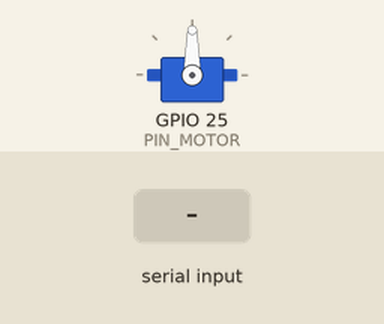
Bench run of a sketch on a simulated ESP32. Shown: servo. The inputs (shaded band) are chosen by the test bench. Nothing arrives over Bluetooth unless stated.

Above: at 4.2 s.
4.3 s: "1" received over the second serial link
At 5.4 s:
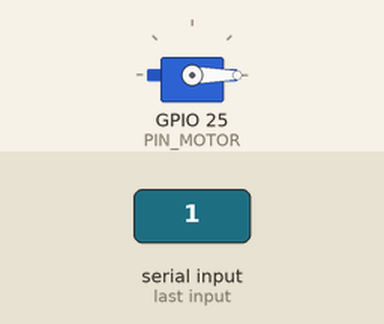
At 10.0 s:
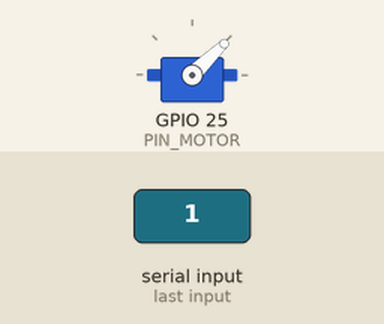
Timing chart, 0 to 20.8 s (numbered marks = the images above; inputs shaded):
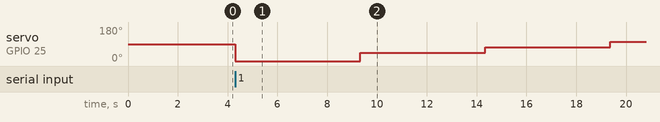

The sketch:

ControlMotor.ino
```cpp
#include <ESP32Servo.h>
#include "BluetoothSerial.h"

//BLUETOOTH
#if !defined(CONFIG_BT_ENABLED) || !defined(CONFIG_BLUEDROID_ENABLED)
#error Bluetooth is not enabled! Please run `make menuconfig` to and enable it
#endif
//CONSTANTES
#define PIN_MOTOR 25
#define NIVEL_MOTOR_PARADO 0
#define NIVEL_MOTOR_BAJO 1000
#define NIVEL_MOTOR_MEDIOBAJO 1300
#define NIVEL_MOTOR_MEDIOALTO 1600
#define NIVEL_MOTOR_ALTO 1800
#define DELAY_GIRO_MOTORES 5000
//VARIABLES
bool sentido = 0;

enum velocidad{
  MOTOR_PARADO,
  MOTOR_VELOCIDAD_BAJA,
  MOTOR_VELOCIDAD_MEDIABAJA,
  MOTOR_VELOCIDAD_MEDIAALTA,
  MOTOR_VELOCIDAD_ALTA
};
int velocidad = MOTOR_PARADO;
//INSTANCIAMOS OBJETOS
BluetoothSerial SerialBT;
Servo esc;  // Objeto del Servo para controlar el ESC

void setup() {
  Serial.begin(115200);     // Inicializa la comunicación serial a 9600 bps
  esc.attach(PIN_MOTOR);  // Inicializa el servo en el pin correspondiente
  SerialBT.begin("ESP32test"); //Bluetooth device name
  delay(3000);
  SerialBT.println("The device started, now you can pair it with bluetooth!");
}

void loop() {
if(SerialBT.available()){
 switch (velocidad){
    case MOTOR_PARADO:{
      esc.writeMicroseconds(NIVEL_MOTOR_PARADO);
      SerialBT.print("VELOCIDAD: ");
      SerialBT.println(velocidad);
      delay(DELAY_GIRO_MOTORES);
      if (sentido == 1)
      {
        esc.writeMicroseconds(NIVEL_MOTOR_PARADO);
        SerialBT.println("VELOCIDAD FIN ");
        break;
      }
      else velocidad = MOTOR_VELOCIDAD_BAJA;
      break;
      }
    case MOTOR_VELOCIDAD_BAJA:{
      esc.writeMicroseconds(NIVEL_MOTOR_BAJO);
      SerialBT.print("VELOCIDAD: ");
      SerialBT.println(velocidad);
      delay(DELAY_GIRO_MOTORES);
      if (sentido == 1) velocidad = MOTOR_PARADO;
      else velocidad = MOTOR_VELOCIDAD_MEDIABAJA;
      break;
      }
    case MOTOR_VELOCIDAD_MEDIABAJA:{
      esc.writeMicroseconds(NIVEL_MOTOR_MEDIOBAJO);
      SerialBT.print("VELOCIDAD: ");
      SerialBT.println(velocidad);
      delay(DELAY_GIRO_MOTORES);
      if(sentido == 1) velocidad = MOTOR_VELOCIDAD_BAJA;
      else velocidad = MOTOR_VELOCIDAD_MEDIAALTA;
      break;
      }
    case MOTOR_VELOCIDAD_MEDIAALTA:{
      esc.writeMicroseconds(NIVEL_MOTOR_MEDIOALTO);
      SerialBT.print("VELOCIDAD: ");
      SerialBT.println(velocidad);
      delay(DELAY_GIRO_MOTORES);
      if(sentido == 1) velocidad = MOTOR_VELOCIDAD_MEDIABAJA;
      else velocidad = MOTOR_VELOCIDAD_ALTA;
      break;
      }
    case MOTOR_VELOCIDAD_ALTA:{
      esc.writeMicroseconds(NIVEL_MOTOR_ALTO);
      SerialBT.print("VELOCIDAD: ");
      SerialBT.println(velocidad);
      delay(DELAY_GIRO_MOTORES);
      sentido = 1;
      if (sentido == 1) velocidad = MOTOR_VELOCIDAD_MEDIAALTA;
      else velocidad = MOTOR_VELOCIDAD_BAJA;
      break;
      }
  }
}
delay(20);
}
```

Measured:
- after the input at 4.3 s, servo on GPIO 25 (PIN_MOTOR): 90° → 0° at once, → 44° 5.0 s later, → 73° 5.0 s later, → 102° 5.0 s later
